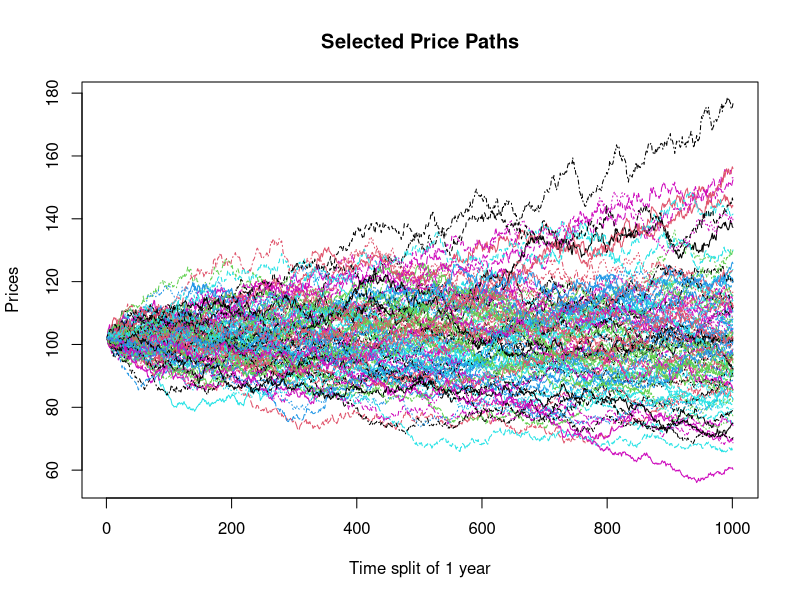
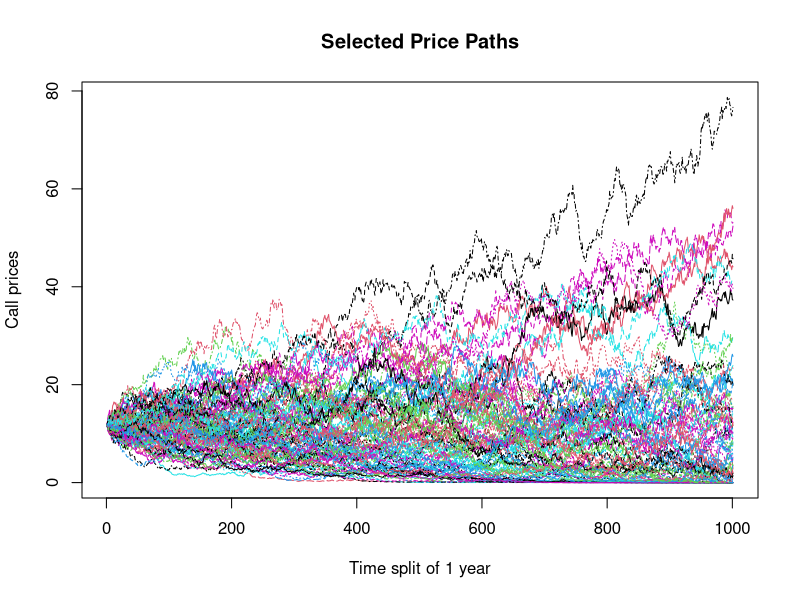
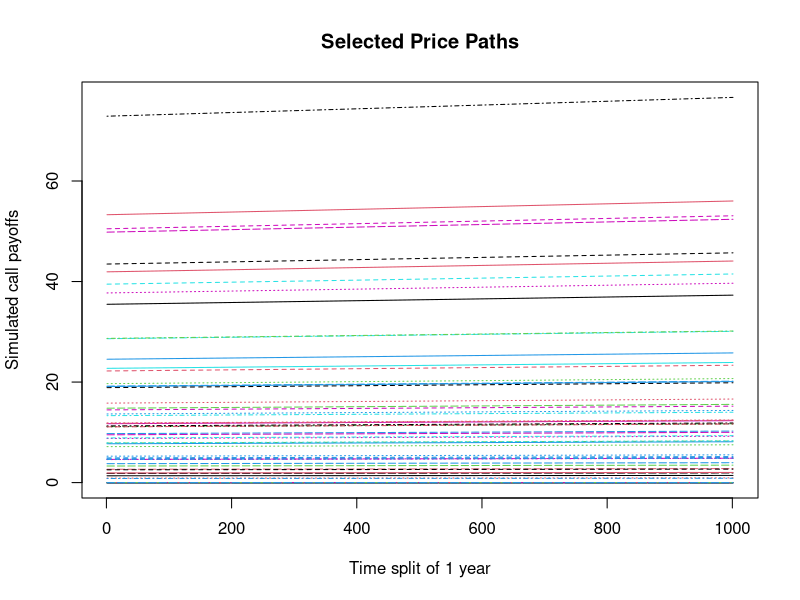
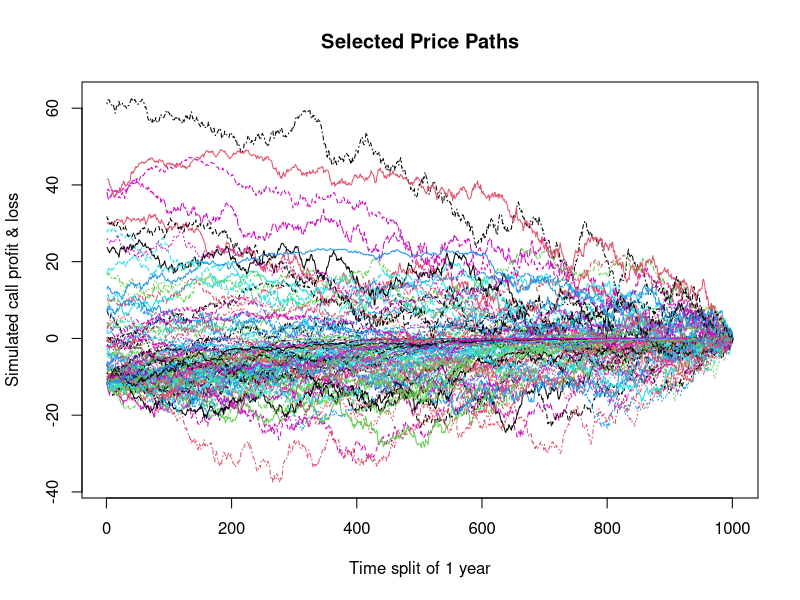
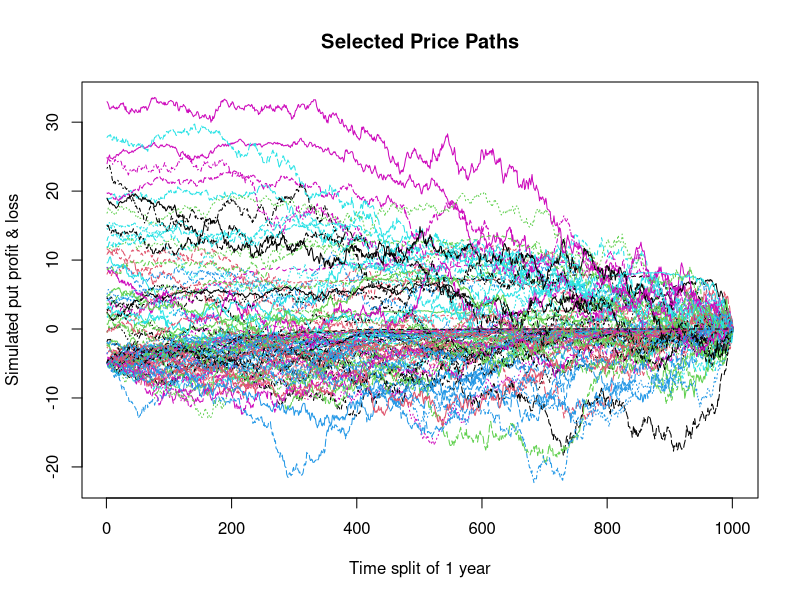
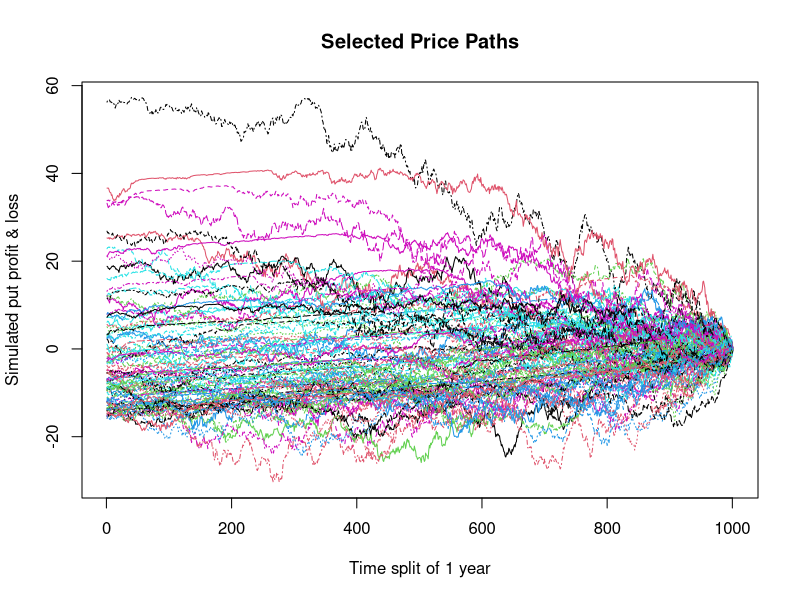
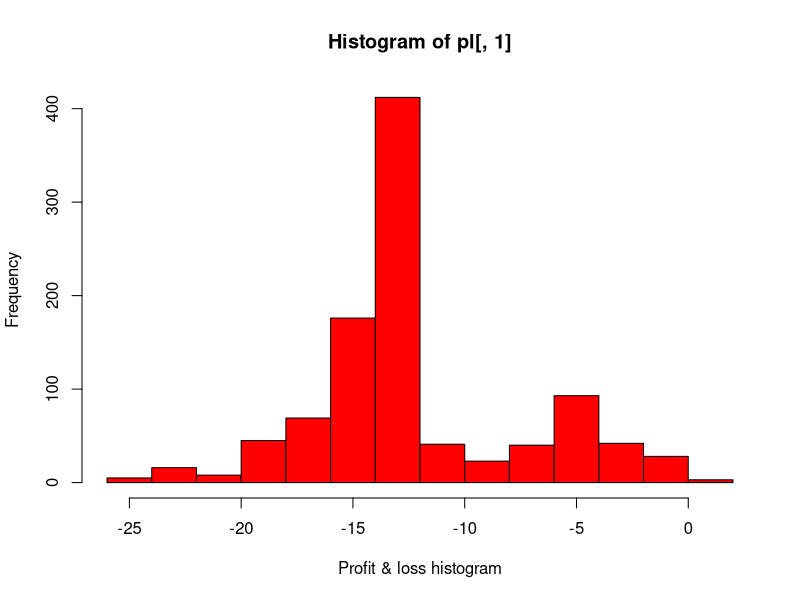
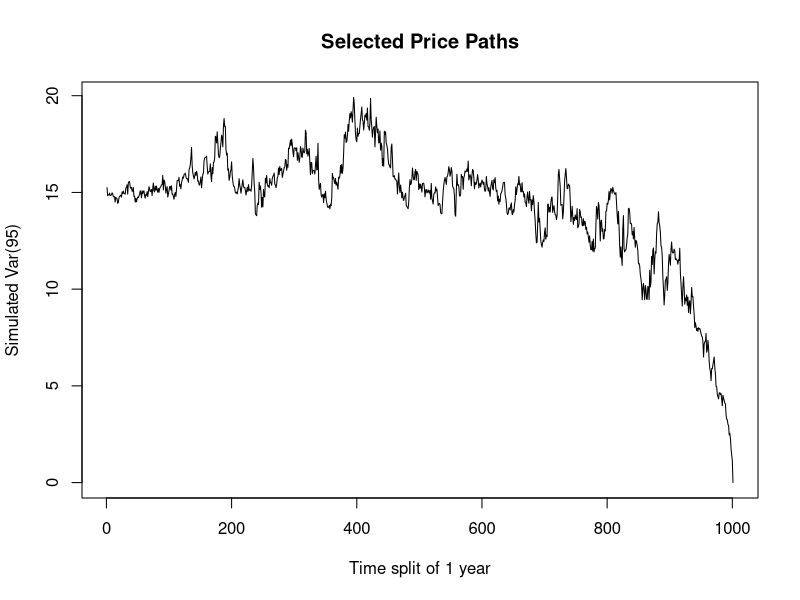

Here is the R script that generated these plots, in order:
library("dplyr") 

asset.paths <- function(s0, mu, sigma, nsims, periods) 
{
  nsteps = length(periods)
  dt = c(periods[1], diff(periods))
  drift = mu - 0.5 * sigma^2
  temp = matrix(exp(drift * dt + sigma * sqrt(dt) * rnorm(nsteps * nsims)), nc=nsims)
  for(i in 2:nsteps) temp[i,] = temp[i,] * temp[(i-1),]
  s0 * temp
} 


S =102
K = 100
mu = 0.02
r = 0.05
sigma = 0.2
N = 100
T = 1000
# Single Asset for 10 years
p = (0:T)/T
prices = asset.paths(S, mu, sigma, N, p)

# plot
matplot(prices, type='l', xlab='Time split of 1 year', ylab='Prices',
        main='Selected Price Paths')

call = array(numeric(), c(T+1, N)) 
put = array(numeric(), c(T+1, N)) 

t = (0:T)/T
tt = 1 - t
ttt = tt
for(i in 2:N){
  ttt = ttt = cbind(ttt, tt)
}
  
S = prices

ST = S[T+1,]
for(i in 1:T){
  ST = rbind(ST, S[T+1,])
}


# european call
d1 <- (log(S/K) + (r + sigma^2/2) * ttt)/(sigma * sqrt(ttt))
d2 <- d1 - sigma * sqrt(ttt)
phid1 <- pnorm(d1)
call_price <- S * phid1 - K * exp(-r * ttt) * pnorm(d2)
simulated_call_payoffs <- exp(-r*ttt)*pmax(ST-K,0)
pl_call <- simulated_call_payoffs - call_price


matplot(call_price, type='l', xlab='Time split of 1 year', ylab='Call prices',
        main='Selected Price Paths')

matplot(simulated_call_payoffs, type='l', xlab='Time split of 1 year', ylab='Simulated call payoffs',
        main='Selected Price Paths')

matplot(pl_call, type='l', xlab='Time split of 1 year', ylab='Simulated call profit & loss',
        main='Selected Price Paths')


# european put
d11 <- (log(S/K) + (r + sigma^2/2) * ttt)/(sigma * sqrt(ttt))
d22 <- d1 - sigma * sqrt(ttt)
phimd11 <- pnorm(-d11)
put_price <- -S * phimd11 + K * exp(-r * ttt) * pnorm(-d22)
simulated_put_payoffs <- exp(-r*ttt)*pmax(K-ST,0)
pl_put <- simulated_put_payoffs - put_price

matplot(pl_put, type='l', xlab='Time split of 1 year', ylab='Simulated put profit & loss',
        main='Selected Price Paths')


# portfoilio of 1 put & 1 call

price <- call_price + put_price
pay_off <- simulated_call_payoffs + simulated_put_payoffs
pl <- pay_off -  price

matplot(pl, type='l', xlab='Time split of 1 year', ylab='Simulated put profit & loss',
        main='Selected Price Paths')


alpha = 0.95
alpha_index = floor(length(pl[1, ]) * (1 - alpha))
var = rep(1, 1001) 
for(i in 1:length(pl[,1])){
  var[i] = -sort(pl[i,])[alpha_index]
}


hist(pl[,1], col="red", xlab = 'Profit & loss histogram')

matplot(var, type='l', xlab='Time split of 1 year', ylab='Simulated Var(95)',
        main='Selected Price Paths')


